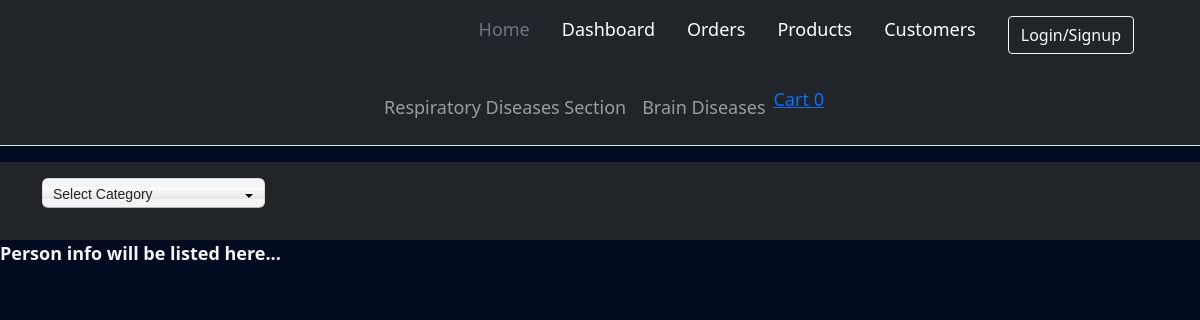
The app's page /home.php with its own data.
### tables this page shows
CREATE TABLE `categories` (
  `CatID` int(11) NOT NULL,
  `Name` varchar(255) NOT NULL,
  `Description` text NOT NULL,
  `Parent` int(11) NOT NULL,
  `Ordering` int(11) NOT NULL
);

### init.php (called while the page is built, shortened)
<?php
include 'admin/connect.php';
$tpl= 'includes/template/';
$func = 'includes/functions/';
$css= 'layout/css/';
include $func . 'functions.php';
include  $tpl . 'header.php';
?>

### includes/functions/functions.php (called while the page is built, shortened)
<?php
function getAllFrom($field, $table, $where = NULL, $and = NULL,  $orderField, $ordering = "DESC"){
   global $conn;
   $getAll = $conn->prepare("SELECT $field FROM $table $where $and ORDER BY $orderField $ordering");
   $getAll->execute();
   $all = $getAll->fetchAll();
   return $all;
}
?>

### home.php (the view, shortened to what this page needs)
<?php
include 'init.php';
?>
<header class="p-3 bg-dark text-white">
     <div class="container">
      <div class="d-flex flex-wrap align-items-center justify-content-center justify-content-lg-start">
          <select class="form-select form-select-lg mb-3" aria-label=".form-select-lg example" onchange="showCat(this.value)">
          </select>
      </div>
     </div>
</header>
<div id="selectedItems"><b>Person info will be listed here...</b></div>
<?php
 include $tpl . 'footer.php';
?>

### includes/template/header.php (shortened to what this page needs)
<!DOCTYPE html>
<html>
    <head>
        <link rel="stylesheet" href="<?Php echo $css;?>bootstrap.min.css">
        <link rel="stylesheet" href="<?Php echo $css;?>all.min.css">
        <link rel="stylesheet" href="<?Php echo $css;?>jquery-ui.min.css">
        <link rel="stylesheet" href="<?Php echo $css;?>jquery.selectBoxIt.css">
        <link rel="stylesheet" href="<?Php echo $css;?>frontend.css">
    </head>
    <body>
    <header>
    <div class="px-3 py-2 bg-dark text-white">
      <div class="container">
        <div class="d-flex flex-wrap align-items-center justify-content-center justify-content-lg-start">
          <ul class="nav col-12 col-lg-auto my-2 justify-content-center my-md-0 text-small">
            <li>
              <a href="#" class="nav-link text-secondary">
                Home
              </a>
            </li>
            <li>
              <a href="#" class="nav-link text-white">
                Dashboard
              </a>
            </li>
            <li>
              <a href="#" class="nav-link text-white">
                Orders
              </a>
            </li>
            <li>
              <a href="#" class="nav-link text-white">
                Products
              </a>
            </li>
            <li>
              <a href="#" class="nav-link text-white">
                Customers
              </a>
            </li>
            <li class="text-end nav-link">
                <?php
                    if (isset($_SESSION['user'])){?>
                        <img class = "my-image img-thumbnail rounded-circle" src="images/7.png" alt = "" />
                        <div class="btn-group my-info float-end">
                            <span class="btn dropdown-toggle " data-bs-toggle="dropdown">
                                <?php echo  $sessionUser ; ?>
                                <span class="caret"></span>
                            </span>
                            <ul class="dropdown-menu">
                                <li><a href="profile.php">Profile</a></li>
                                <li><a href="newAd.php">New Ad</a></li>
                                <li><a href="profile.php#my-items">My Items</a></li>
                                <li><a href="logout.php">Logout</a></li>
                            </ul>
                        </div>
                <?php
                    }else{
                ?>
                <a href="form.php" >
                    <button type="button" class="btn btn-outline-light me-2">Login/Signup</button>
                </a>
                <?php } ?>
            </li>
          </ul>
        </div>
      </div>
    </div>
    <div class="px-3 py-2 border-bottom mb-3 bg-dark text-white">
      <div class="container d-flex flex-wrap justify-content-center">
        <nav class="navbar navbar-expand-lg navbar-dark">
            <div class="container containerNav">
                <div class="collapse navbar-collapse" id="navbarNavDropdown">
                    <ul class="nav navbar-nav ms-auto">
                    <?php
                    $allCats = getAllFrom("*", "categories", "where Parent = 0", "", "CatID", "ASC");
                    foreach ($allCats as $cat){
                    echo  '<li  class="nav-item">
                                <a class="nav-link" href="categories.php?pageid= ' . $cat['CatID'] .'">
                                    ' . $cat['Name'] . '
                                </a>
                            </li>';
                    }
                    ?>
                    <li class="cart">
                        <a href="cart.php">
                            <ion-icon name="basket"></ion-icon>Cart <span>0</span>
                        </a>
                    </li>
                </ul>
                </div>
            </div>
        </nav>
      </div>
    </div>
  </header>

### layout/css/frontend.css (style rules this page uses)
body { background-color: #020b1f; font-size: 18px; color: whitesmoke; }
.cart { cursor: pointer; }
.navbar { border-radius: 0; margin-bottom: 0; }
.navbar::after { background: url(../../images/bg2.jpeg) no-repeat; background-size: cover; border-color: transparent; }
.nav > li > a , .navbar-brand { padding: 15px , 12px ; }

### records on screen
categories: Name "Respiratory Diseases Section"
categories: Name "Brain Diseases"
